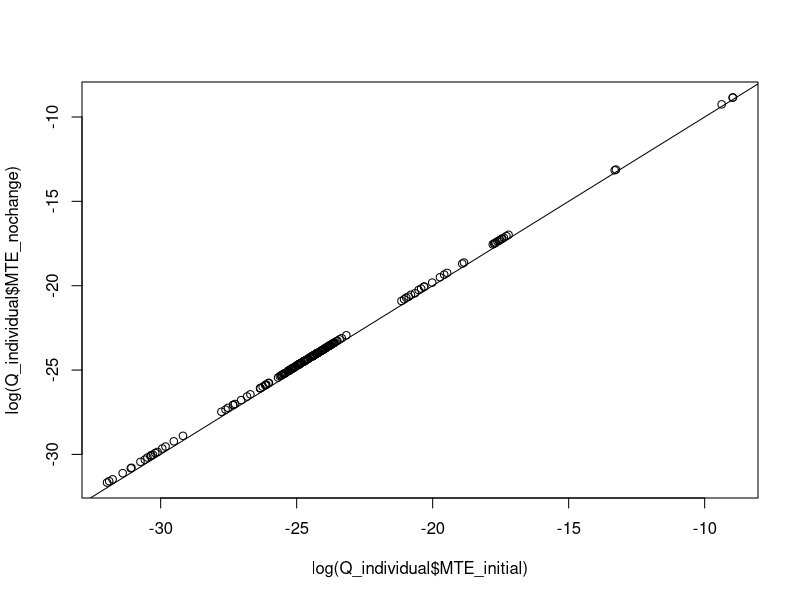
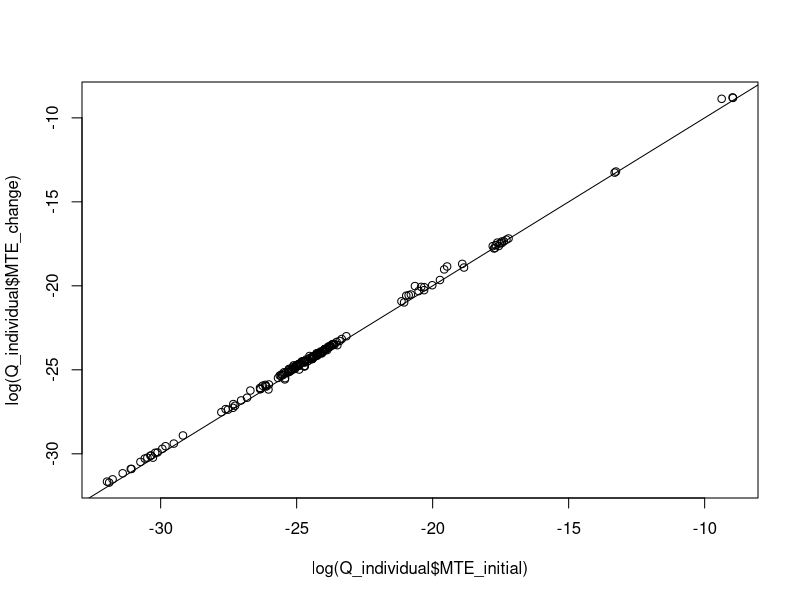
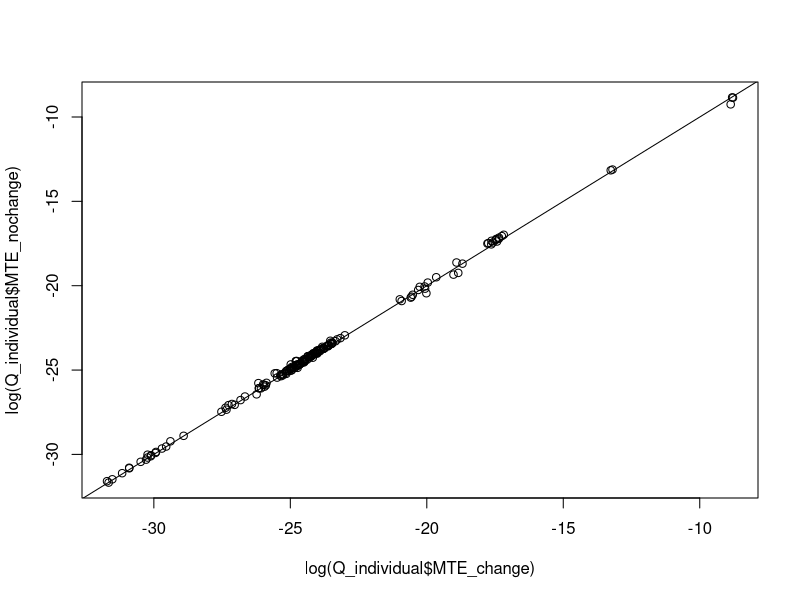
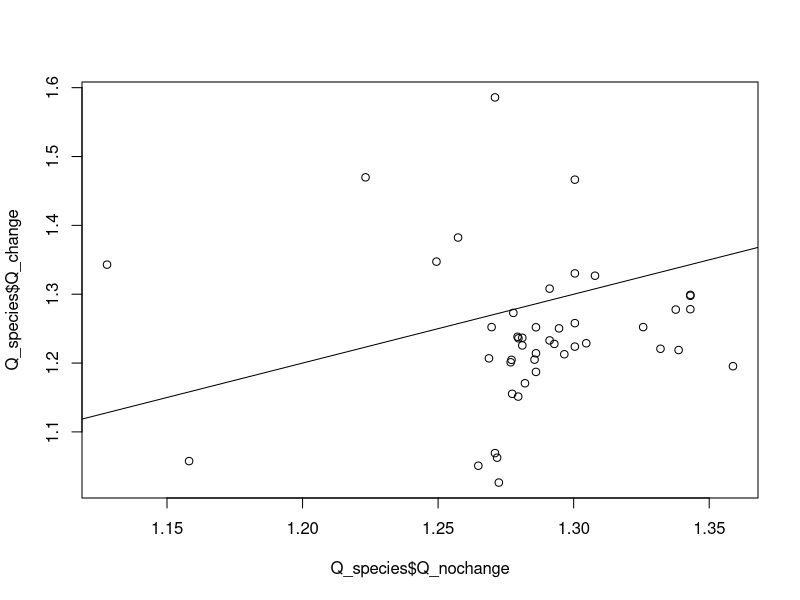
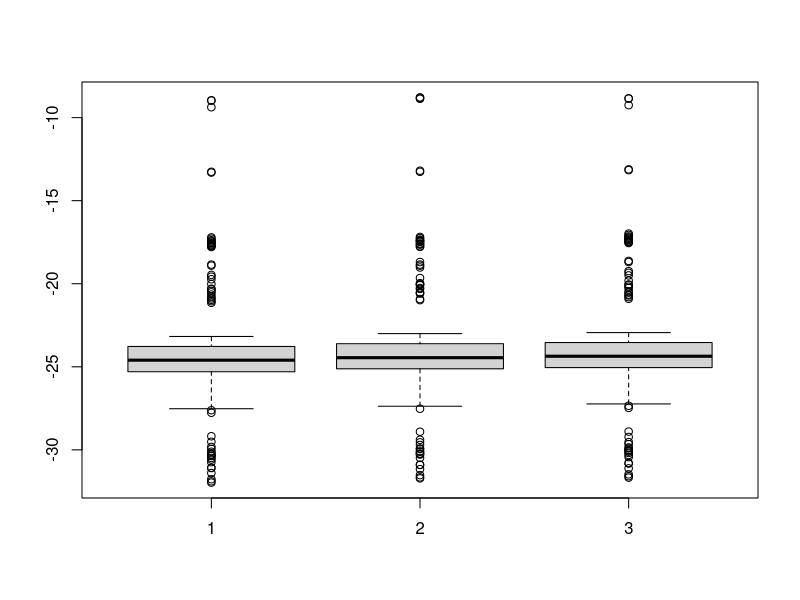
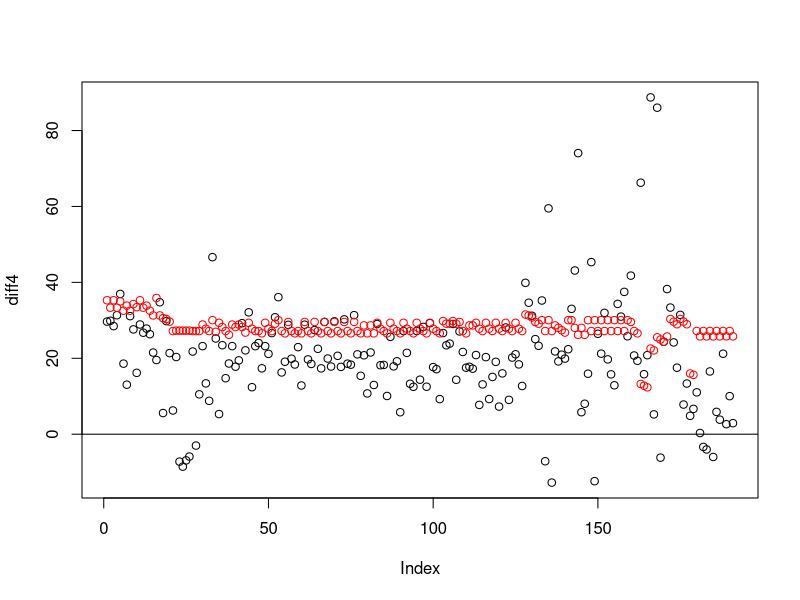
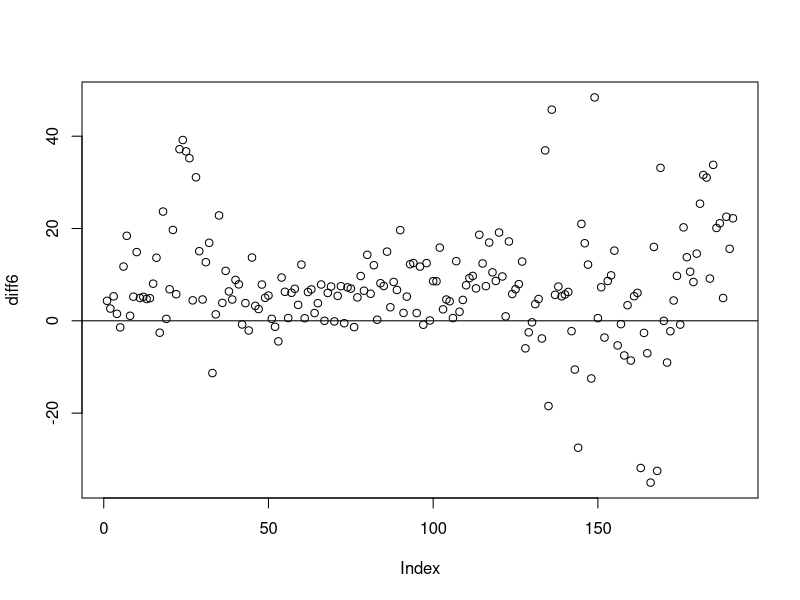
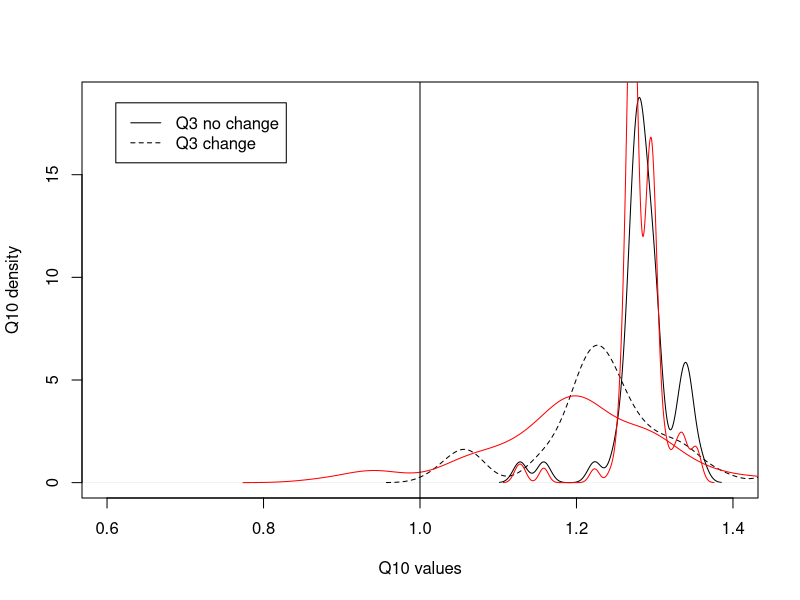

R code for these plots, in order: (Note: this script raises an error after producing the figures.)

#--------------CALCULATING EXPONENTS AND ACTIVATION ENERGY FOR METABOLIC EQUATIONS-------------------------------

### For the metabolic rate equation Metabolic Rate = constant * (Mass ^exponent) * e ^ Activation Energy/kt
### This section uses metabolic rate, temperature, and size data to calculated fitted exponent and activation
### energy for the taxonomic classes for which we could find data. 

# Classes: Branchiopoda, Malacostraca, Maxillopoda
# Data source: Makrieva
MR_data = read.csv("Class_metabolicrates_Makrievadata.csv", stringsAsFactors = FALSE)
Class_list=unique(MR_data$Class)
InvK=1/(273.15+MR_data$TC) #getting all the units correct
Mkg=MR_data$Mg/1000
W=MR_data$qWkg*Mkg
MR_data = cbind(MR_data, InvK, W)

#obtaining class-specific exponents for metabolic rate scaling for Branchiopoda Malacostraca and Maxillopoda
class_slopes=c()
for (current_class in Class_list){
  Class_data=subset(MR_data, MR_data$Class == current_class)
  basic=lm(log(Class_data$W) ~ log(Class_data$Mg) + Class_data$InvK)
  Mslope=basic$coefficients[2]
  Tslope=basic$coefficients[3]
  Ea=Tslope*0.00008617
  class_slopes=rbind(class_slopes, c(current_class, Mslope, Tslope, Ea))
}

# Classes: Amphibia
# Data source: White
MR_Amphi = read.csv("Whiteetal_Amphibiandata.csv", stringsAsFactors = FALSE)
A_InvK=1/(273.15+MR_Amphi$TC)
A_Mkg=MR_Amphi$Mg/1000
MR_Amphi = cbind(MR_Amphi, A_InvK, A_Mkg)
A_basic=lm(log(MR_Amphi$Watts) ~ log(MR_Amphi$A_Mkg) + MR_Amphi$A_InvK)
Mslope=A_basic$coefficients[2]
Tslope=A_basic$coefficients[3]
Ea=Tslope*0.00008617
class_slopes=rbind(class_slopes, c("Amphibia", Mslope, Tslope, Ea))
class_slopes=as.data.frame(class_slopes, stringsAsFactors = FALSE)

# Classes: Actinoperygii
# Data source: Gillooly
#obtaining super-class-specific exponents for metabolic rate scaling in fish
MR_fish = read.csv("gillooly_fish.csv", stringsAsFactors = FALSE)
f_Mkg=MR_fish$Mg/1000
MR_fish = cbind(MR_fish, f_Mkg)
F_basic=lm(log(MR_fish$W) ~ log(MR_fish$f_Mkg) + MR_fish$invK)
Mslope=F_basic$coefficients[2]
Tslope=F_basic$coefficients[3]
Ea=Tslope*0.00008617
class_slopes=rbind(class_slopes, c("Actinoperygii", Mslope, Tslope, Ea))
class_slopes=as.data.frame(class_slopes, stringsAsFactors = FALSE)

#removing unneccesary column and renaming columns
class_values=class_slopes[c(-3)]
names(class_values)[names(class_values) == "V1"] = "Class"
names(class_values)[names(class_values) == "log(Class_data$Mg)"] = "exponent"
names(class_values)[names(class_values) == "Class_data$InvK"] = "Ea"

# Classes: Insecta, Gastropoda, Eurotatoria, Entognatha
# Data source (Insecta only): Chown
# Remaining classes' values from theory
I_class="Insecta"
other_class=c("Gastropoda","Eurotatoria", "Entognatha")
I_slope=0.75
I_Ea=-0.62
Other_Ea=-0.63
other_values=cbind(I_class,I_slope,I_Ea)
for (current_class in other_class){
  current_values=cbind(current_class,I_slope,Other_Ea)
  other_values=rbind(other_values, current_values)
}

other_values=as.data.frame(other_values)
names(other_values)[names(other_values) == "I_class"] = "Class"
names(other_values)[names(other_values) == "I_slope"] = "exponent"
names(other_values)[names(other_values) == "I_Ea"] = "Ea"
class_values=rbind(class_values, other_values)
class_values1= transform(class_values, exponent = as.numeric(exponent), Ea = as.numeric(Ea))

#---------------------CREATE THREE DEGREE DATASET----------------------------
### Within a scientific paper, the body size-temperature study may have replicated
### experiments or have slightly different experiments that were conducted. Each experiment
### is called a replicate and was given a unique identifier in "MTEEcto_data.csv". 

# Read in compiled experimental dataset, has one temperature and replicate per row
original_data = read.csv("MTEEcto_data.csv", stringsAsFactors = FALSE, fileEncoding = "latin1")

# Turn unique row names into column in original dataset
original_data = data.frame(as.numeric(rownames(original_data)), original_data)
colnames(original_data)[1] = "row_names"

# Create list of experiment names and respective species
replicate_list_original=unique(original_data$studyID)

# Create dataset containing all temperature pairs within each replicate
all_pairs = c()
for(current_replicate in replicate_list_original){
  single_replicate = subset(original_data, original_data$studyID == current_replicate)
  single_replicate_rownames_combos = combn(single_replicate$row_names, 2)
  single_replicate_rownames_combos = t(single_replicate_rownames_combos)
  single_replicate_temps_combos = combn(single_replicate$temp, 2)
  single_replicate_temps_combos = t(single_replicate_temps_combos)
  single_replicate_masses_combos = combn(single_replicate$mass, 2)
  single_replicate_masses_combos = t(single_replicate_masses_combos)
  single_replicate_combos = cbind(single_replicate_rownames_combos, single_replicate_temps_combos, single_replicate_masses_combos)
  single_replicate_combos = data.frame(single_replicate_combos)
  single_replicate_combos = cbind(current_replicate, single_replicate_combos)
  all_pairs = rbind(all_pairs, single_replicate_combos)
}
names(all_pairs) = c("studyID", "lower_temp_row", "higher_temp_row", "lower_temp", "higher_temp", "lower_temp_mass", "higher_temp_mass")

# Subset dataset to contain only temperature pairs that differ by 3*
all_pairs$temp_diff = all_pairs$higher_temp - all_pairs$lower_temp
three_degree_pairs = subset(all_pairs, all_pairs$temp_diff == 3)

# Add species to three degree difference pairs
lookup = original_data[match(three_degree_pairs$studyID, original_data$studyID),]
three_degree_pairs$species = lookup$Species

# List of species and number of pairs per species
species_duplicates = sort(table(three_degree_pairs$species), decreasing=TRUE)

# Use row names for 3* difference pairs to create dataset where each row has 
# one temperature and replicate
three_degree_rows = c(three_degree_pairs$lower_temp_row, three_degree_pairs$higher_temp_row)
three_degree_rows = sort(unique(three_degree_rows))

three_degree_data = c()
for (current_row in three_degree_rows){
  row_data = subset(original_data, original_data$row_names == current_row)
  three_degree_data = rbind(three_degree_data, row_data)
}

# Create list of experiment names and respective species
replicate_list = unique(three_degree_data$studyID)

#List of replicates with respective species and classes
replicate_info = c()
for (current_replicate in replicate_list){
  replicate_data = subset(three_degree_data, three_degree_data$studyID == current_replicate)
  replicate_species = unique(replicate_data$Species)
  replicate_class = unique(replicate_data$Class)
  replicate_info = rbind(replicate_info, c(current_replicate, replicate_species, replicate_class))
}

##-------------------------CALCULATING METABOLIC RATES------------------------

### This section pulls out the size-temperature data and metabolic rate parameters for a specific taxonomic class
### It extracts the data from a unique replicate. FOr that replicate it uses the size-temperature data to calculates 
### metabolic rates for the following cases: 1) no size change as temperature increases, 2) size and temperature increase
### as observed in the data. 

MTE_allreps = c()
#unused empty vector?
MTE_allcompare =c()
Classes_all = unique(three_degree_data$Class)

for (index_class in Classes_all){
  class_TSD = subset(three_degree_data, three_degree_data$Class == index_class)
  class_MTE = subset(class_values1, class_values1$Class == index_class)
  class_replicate = unique(class_TSD$studyID)
    
    for (index_replicate in class_replicate){
      MTE_repdata = c()
      current_data = subset (class_TSD, class_TSD$studyID == index_replicate)
      temps = unique(current_data$temp)
 
        for (current_temp in temps){
          min_mass=current_data$mass[current_data$temp==current_temp]
          repeater=length(temps)
          MTE_initial=(min_mass^(class_MTE$exponent))*(exp(((class_MTE$Ea)/(.00008617*(current_temp+273.15)))))
          MTE_nochange=min_mass^(class_MTE$exponent)*exp(class_MTE$Ea/(.00008617*(temps+273.15)))
          MTE_change=(current_data$mass^(class_MTE$exponent))*(exp(((class_MTE$Ea)/(.00008617*(temps+273.15)))))
          rep_vector=c(rep(index_replicate,repeater))
          Tmin_vector=c(rep(current_temp, repeater))
          MTE_repdata=cbind(temps,Tmin_vector, MTE_initial, MTE_nochange, MTE_change)
          MTE_repdata=as.data.frame(MTE_repdata)
          MTE_rep=data.frame(cbind(MTE_repdata, rep_vector), stringsAsFactors=FALSE)
          MTE_allreps=rbind(MTE_allreps, MTE_rep)     
          }
     }
}

# Limit to 3* difference pairs
MTE_allreps$temp_diff = MTE_allreps$temps-MTE_allreps$Tmin_vector
metabolic_rates = subset(MTE_allreps, MTE_allreps$temp_diff == 3) 

##------------------------Analysis 1: Q10 CALCULATIONS--------------------------

### Use temperatures and metabolic rates to determine Q10 values for body size change
### and no body size change for each temperature/replicate combination, then replicate
### average and species average

# Individual Q10s
Q_nochange=(metabolic_rates$MTE_nochange/metabolic_rates$MTE_initial)^(3/metabolic_rates$temp_diff)
Q_change=(metabolic_rates$MTE_change/metabolic_rates$MTE_initial)^(3/metabolic_rates$temp_diff) 
Q_diff=100*((Q_change/Q_nochange)-1)

Q_individual=c()
Q_individual=cbind(metabolic_rates, Q_nochange, Q_change, Q_diff)

# Replicate average Q10
Q_replicate=c()
for (unique_rep in replicate_list){
  rep_subset = subset(Q_individual, Q_individual$rep_vector == unique_rep) 
  sp_name = subset(replicate_info, replicate_info[,1] == unique_rep,)
  avg_Q_nochange = mean(rep_subset$Q_nochange)
  avg_Q_change = mean(rep_subset$Q_change)
  Q_replicate = rbind(Q_replicate, c(avg_Q_nochange,avg_Q_change, sp_name))
}

Q_replicate = as.data.frame(Q_replicate, stringsAsFactors = FALSE)
colnames(Q_replicate) = c("Q_nochange", "Q_change", "studyID", "species", "class")
Q_replicate = transform(Q_replicate, Q_nochange = as.numeric(Q_nochange), Q_change = as.numeric(Q_change))

# Species average Q10
Q_species=c()
species=unique(Q_replicate$species)
for (current_sp in species){
  sp_subset = subset(Q_replicate, Q_replicate$species == current_sp) 
  sp_class = unique(sp_subset$class)
  sp_Q_nochange = mean(sp_subset$Q_nochange)
  sp_Q_change = mean(sp_subset$Q_change)
  Q_species = rbind(Q_species, c(sp_Q_nochange, sp_Q_change, current_sp, sp_class))
}

Q_species = as.data.frame(Q_species, stringsAsFactors = FALSE)
colnames(Q_species) = c("Q_nochange", "Q_change", "species", "class")
Q_species = transform(Q_species, Q_nochange = as.numeric(Q_nochange), Q_change = as.numeric(Q_change))

Q_species$Q_diff = ((Q_species$Q_change / Q_species$Q_nochange) - 1) * 100
Q_species = transform(Q_species, Q_diff = as.numeric(Q_diff))
Q_species = Q_species[order(Q_species$Q_change, Q_species$Q_nochange),]

### Summary stats and figures for metabolic rates

# For all three degree difference pairs (i.e., individual), comparing initial, 
# no change, and change metabolic rates using 1:1 line

plot(log(Q_individual$MTE_initial), log(Q_individual$MTE_nochange))
lines(x = c(-40, 0), y = c(-40, 0))

plot(log(Q_individual$MTE_initial), log(Q_individual$MTE_change))
lines(x = c(-40, 0), y = c(-40, 0))

plot(log(Q_individual$MTE_change), log(Q_individual$MTE_nochange))
lines(x = c(-40, 0), y = c(-40, 0))

# Same thing but for Q10 values for species
plot(Q_species$Q_nochange, Q_species$Q_change)
lines(x = c(1, 2), y = c(1, 2))

# Boxplot to show difference among initial, no change, and change metabolic rates
# for all three degree difference pairs (i.e., individual)
boxplot(x = cbind(log(Q_individual$MTE_initial), log(Q_individual$MTE_change), log(Q_individual$MTE_nochange)))

# Graphing 1:1 for percent difference for individual metabolic rates

# diff1 = ((Q_individual$MTE_initial / Q_individual$MTE_change) - 1) * 100
# hist(diff1)
# 
# diff2 = ((Q_individual$MTE_initial / Q_individual$MTE_nochange) - 1) * 100
# hist(diff2)
# 
# diff3 = ((Q_individual$MTE_change / Q_individual$MTE_nochange) - 1) * 100
# hist(diff3)
# 
# plot(diff2, diff1)
# lines(x = c(-50, 50), y = c(-50, 50))
# 
# plot(diff1)
# points(diff2, col = "red")
# points(diff3, col = "green")
# abline(h = 0)

diff4 = ((Q_individual$MTE_change / Q_individual$MTE_initial) - 1) * 100
#hist(diff4)

diff5 = ((Q_individual$MTE_nochange / Q_individual$MTE_initial) - 1) * 100
#hist(diff5)

plot(diff4)
points(diff5, col = "red")
abline(h = 0)

diff6 = ((Q_individual$MTE_nochange / Q_individual$MTE_change) - 1) * 100
#hist(diff6)

plot(diff6)
abline(h = 0)

# T test to compare metabolic rates for individual
ttest_in_no = t.test(Q_individual$MTE_initial, Q_individual$MTE_nochange, paired = TRUE)
ttest_in_cha = t.test(Q_individual$MTE_initial, Q_individual$MTE_change, paired = TRUE)
ttest_no_cha = t.test(Q_individual$MTE_nochange, Q_individual$MTE_change, paired = TRUE)

### Summary stats and figures for Q10 values

# Average Q10 values across species
mean_Q_nochange = mean(Q_species$Q_nochange)
mean_Q_change = mean(Q_species$Q_change)
mean_Q_diff = mean(Q_species$Q_diff)

# Q10 t-test across species
ttest_Q = t.test(Q_species$Q_nochange, Q_species$Q_change, paired = TRUE)

# Q10 change and no change distributions across classes
Q_comparison = plot(density(Q_species$Q_nochange), main = "", xlab = "Q10 values",
                    ylab = "Q10 density", xlim = c(0.6, 1.4))
lines(density(Q_species$Q_change), lty = 2)
lines(density(Q_individual$Q_nochange), col = "red")
lines(density(Q_individual$Q_change), col = "red")
abline(v = 1)
legend("topleft", inset=.05, c("Q3 no change", "Q3 change"), lty = c(1, 2))

# Q10 change and no change percent difference figures
Q_diff_individual = plot(density(Q_individual$Q_diff), main = "", xlab = "Q10 percent differences")
Q_diff_species = plot(density(Q_species$Q_diff), main = "", xlab = "Q10 percent differences")

# Subset by class
Actinoperygii = subset(Q_species, Q_species$class == "Actinoperygii")
Amphibia = subset(Q_species, Q_species$class == "Amphibia")
Branchiopoda = subset(Q_species, Q_species$class == "Branchiopoda")
Insecta = subset(Q_species, Q_species$class == "Insecta")
Malacostraca = subset(Q_species, Q_species$class == "Malacostraca")
Maxillopoda = subset(Q_species, Q_species$class == "Maxillopoda")
Entognatha = subset(Q_species, Q_species$class == "Entognatha")

Qdiff_Amphibia=mean(Amphibia$Q_diff)
Qdiff_Branchiopoda=mean(Branchiopoda$Q_diff)
Qdiff_Malacostraca=mean(Malacostraca$Q_diff)
Qdiff_Maxillopoda=mean(Maxillopoda$Q_diff)
Qdiff_Insecta=mean(Insecta$Q_diff)
Qdiff_Actinoperygii=mean(Actinoperygii$Q_diff)
Qdiff_Entognatha=mean(Entognatha$Q_diff)

# Class Q10 percent difference distributions
Q_diff_range=c(-40, 100)
y_range=c(0,.15)
plot(density(Insecta$Q_diff), xlim=Q_diff_range, ylim=y_range, lwd=2, main="", col="goldenrod1",  
    xlab="Percent difference in Q3 values")
points(Branchiopoda$Q_diff, .1, lwd=2, col="coral4", pch=19)
lines(density(Malacostraca$Q_diff),lwd=2, col="blue" )
lines(density(Maxillopoda$Q_diff), lwd=2, col="grey19")
points(Amphibia$Q_diff, .1, lwd=2, col="magenta", pch=19)
points(Actinoperygii$Q_diff, .1, lwd=2, col="green", pch=19)
points(Entognatha$Q_diff, .1, lwd=2, col="tomato2", pch=19)

legend("topright", inset=.05, title="Line (l) or Point (p) colors", c("Insecta (l)", "Branchiopoda (p)",  "Malacostraca (l)", "Maxillopoda (l)", "Amphibia (p)", "Actinoperygii (p)", "Entognatha (p)"),
  fill=c("goldenrod1", "coral4", "blue", "grey19", "magenta", "green", "tomato2" ),)
       
##-----------------CALCULATE COMPENSATION BODY MASS----------------------------------

### Using metabolic rates for initial mass and temperature, which have already ("MTE_initial") 
### been calculated, to determine what mass each species would need to be to compensate for a
### 3*C increase in temperature. 


#create dataframe containing initial temp & mass rows for each replicate with calculated
# metabolic rate from warming data frame
compensation_mass_calcs = unique(warming[,c("rep_vector", "Tmin_vector", "MTE_initial")])
colnames(compensation_mass_calcs) = c("rep_vector", "initial_temp", "initial_MetRate")

#add original data to new dataframe
compensation_mass_data = merge(compensation_mass_calcs, TSD_data, by.x=c("rep_vector", "initial_temp"), 
                               by.y=c("studyID", "temp"))
names(compensation_mass_data)[names(compensation_mass_data) == "mass"] = "initial_mass"
compensation_mass_data = compensation_mass_data[order(compensation_mass_data$Species),]

#add increased temperature to dataframe
compensation_mass_data$comp_temp = compensation_mass_data$initial_temp + 3

#add class-specific exponent and activation energy (from class_values1) to dataframe
getting_class_values = class_values1[match(compensation_mass_data$Class, class_values1$Class),]
compensation_mass_data = cbind(compensation_mass_data, getting_class_values$exponent, getting_class_values$Ea)
names(compensation_mass_data)[names(compensation_mass_data) == "getting_class_values$exponent"] = "class_exponent"
names(compensation_mass_data)[names(compensation_mass_data) == "getting_class_values$Ea"] = "class_Ea"

#calculate compensation mass using rearranged MTE equation
compensation_mass_data$comp_mass = (compensation_mass_data$initial_MetRate / 
                                  (exp(compensation_mass_data$class_Ea / (.00008617 * 
                                  (compensation_mass_data$comp_temp + 273.15))))) ^ (1 / 
                                  compensation_mass_data$class_exponent)

#determine difference between initial mass and compensation mass (should be positive)
compensation_mass_data$mass_diff = compensation_mass_data$initial_mass - compensation_mass_data$comp_mass

#determine what percent of initial mass the compensation mass is
#see CompMassTest.xls for test of first replicate
#why are these all basically the same number? in 60%ish range; maybe driven by class exponent & Ea?
compensation_mass_data$mass_reduction = (compensation_mass_data$comp_mass / 
                                           compensation_mass_data$initial_mass) * 100
hist(compensation_mass_data$mass_reduction, breaks=2, xlim=c(0,100))

#attempt to compare mass reduction percents for each class
insect_class = compensation_mass_data[compensation_mass_data$Class == "Insecta",]

#histograms for each class' mass reduction
pdf("ClassMassReduction.pdf")
par(mfrow=c(3,3))

for (current_class in class_values1$Class){
  class_subset = subset(compensation_mass_data, compensation_mass_data$Class == current_class)
  hist(class_subset$mass_reduction, xlim=c(50,90), main=NULL)
  mtext(paste("Class:", class_subset$Class))
}

dev.off()

# #figures to compare initial and compensation masses
# #plot(rownames(compensation_mass_data), compensation_mass_data$initial_mass)
# initial_mass_hist = hist(compensation_mass_data$initial_mass)
# comp_mass_hist = hist(compensation_mass_data$comp_mass)
# plot(initial_mass_hist, breaks=seq(0,1000,by=20), col=rgb(0,0,1,1/4))
# plot(comp_mass_hist, breaks=seq(0,1000,by=20), col=rgb(1,0,0,1/4), add=T)

#averaging of compensation masses and comparison metrics

##-------------EMPIRICAL MASS CHANGES FOR EXTREME TEMP CHANGES------------------

# Calculate mass reduction for most extreme temperature changes in each of the 
# replicates to determine what magnitude of mass change is biologically feasible


# Get lowest and highest temperatures (and then corresponding masses) for each replicate
empirical_mass_change_extreme = c()
for(current_replicate in replicate){
  single_replicate = subset(TSD_data, TSD_data$studyID == current_replicate)
  highest_temperature = subset(single_replicate, single_replicate$temp == max(single_replicate$temp))
  lowest_temperature = subset(single_replicate, single_replicate$temp == min(single_replicate$temp))
  empirical_mass_change_extreme = rbind(empirical_mass_change_extreme, c(current_replicate, highest_temperature$temp, highest_temperature$mass, lowest_temperature$temp, lowest_temperature$mass))
}

# Necessary changes to make dataframe useful
empirical_mass_change_extreme = data.frame(empirical_mass_change_extreme)
names(empirical_mass_change_extreme) = c("studyID", "highest_temp", "highest_temp_mass", "lowest_temp", "lowest_temp_mass")
empirical_mass_change_extreme[,c("highest_temp", "highest_temp_mass", "lowest_temp", "lowest_temp_mass")] = as.numeric(as.character(unlist(empirical_mass_change_extreme[,c("highest_temp", "highest_temp_mass", "lowest_temp", "lowest_temp_mass")])))

# Get temperature difference between high and low temps for each replicate
empirical_mass_change_extreme$temp_difference = empirical_mass_change_extreme$highest_temp - empirical_mass_change_extreme$lowest_temp

# Get mass reduction value for each replicate, with any increase in body size resulting in null
empirical_mass_change_extreme$mass_reduction = (empirical_mass_change_extreme$highest_temp_mass / empirical_mass_change_extreme$lowest_temp_mass) * 100
empirical_mass_change_extreme$mass_reduction[empirical_mass_change_extreme$mass_reduction >= 100] = NA
hist(empirical_mass_change_extreme$mass_reduction)

# Create histogram for each of 3 temp difference categories:
#   Realistic range: 0-4 degrees
#   Low range: 0-10 degrees
#   Medium range: 10-20 degrees
#   High range: 20-30 degrees
realistic_temp_diff = subset(empirical_mass_change_extreme, empirical_mass_change_extreme$temp_difference <= 4)
low_temp_diff = subset(empirical_mass_change_extreme, empirical_mass_change_extreme$temp_difference < 10)
med_temp_diff = subset(empirical_mass_change_extreme, (10 <= empirical_mass_change_extreme$temp_difference) & (empirical_mass_change_extreme$temp_difference < 20))
high_temp_diff = subset(empirical_mass_change_extreme, empirical_mass_change_extreme$temp_difference >= 20)

hist(realistic_temp_diff$mass_reduction, xlim = c(0,100))
hist(low_temp_diff$mass_reduction, xlim = c(0,100))
hist(med_temp_diff$mass_reduction, xlim = c(0,100))
hist(high_temp_diff$mass_reduction, xlim = c(0,100))


##-------------EMPIRICAL MASS CHANGES FOR REALISTIC TEMP CHANGES--------------

# Calculate mass reduction for realistic temperature change (i.e., 3*), replacing values over 100 w/ NA
empirical_mass_change_realistic$mass_reduction = (empirical_mass_change_realistic$higher_temp_mass / empirical_mass_change_realistic$lower_temp_mass) * 100
empirical_mass_change_realistic$mass_reduction[empirical_mass_change_realistic$mass_reduction >= 100] = NA
realistic_histogram = hist(empirical_mass_change_realistic$mass_reduction, breaks=3, xlim = c(0,100))
realistic_histogram$breaks
realistic_histogram$counts
(realistic_histogram$counts / sum(realistic_histogram$counts)) * 100

# Compare empirical realistic temperature change mass reduction to theoretical
theoretical_histogram = hist(compensation_mass_data$mass_reduction, breaks=2, xlim=c(0,100))
theoretical_histogram$breaks
theoretical_histogram$counts
(theoretical_histogram$counts / sum(theoretical_histogram$counts)) * 100

# Plot together
realistic_histogram = hist(empirical_mass_change_realistic$mass_reduction, breaks=3, xlim = c(0,100), ylim = c(0,200), col = "red")
theoretical_histogram = hist(compensation_mass_data$mass_reduction, breaks=2, xlim=c(0,100), add = T, col = "blue")

# Comparing empirical mass change to theoretical mass changed needed to maintain metabolic rate (i.e., compensation mass)

# Took this function from another project
get_lookup_matches = function(lookup, data_col1, data_col2, lookup_col1, lookup_col2){
  # Get info from lookup for two-column matches between lookup and data
  #
  # Args: 
  #   lookup: Dataframe that contains desired information
  #   data_col1: First column from dataset to match
  #   data_col2: Second column from dataset to match
  #   lookup_col1: First column from lookup to match to data_col1
  #   lookup_col2: Second column from lookup to match to data_col2
  #
  # Returns: 
  #   Lookup information that matches dataset columns
  dataset_info = interaction(data_col1, data_col2)
  lookup_info = interaction(lookup_col1, lookup_col2)
  lookup_matches = lookup[match(dataset_info, lookup_info),]
}

getting_comp = get_lookup_matches(compensation_mass_data, empirical_mass_change_realistic$studyID, empirical_mass_change_realistic$lower_temp, compensation_mass_data$rep_vector, compensation_mass_data$initial_temp)
empirical_mass_change_realistic$mass_reduction_theory = getting_comp$mass_reduction
empirical_mass_change_realistic$mass_red_diff = empirical_mass_change_realistic$mass_reduction - empirical_mass_change_realistic$mass_reduction_theory
mass_reduction_comparison = hist(empirical_mass_change_realistic$mass_red_diff)
plot(empirical_mass_change_realistic$higher_temp, empirical_mass_change_realistic$mass_red_diff)
abline(lm(empirical_mass_change_realistic$mass_red_diff ~ empirical_mass_change_realistic$higher_temp))
abline(h=0, col="red")

##-----------------------ABSOLUTE TEMPERATURE EFFECTS--------------------

# Plot absolute temp and Q10 value for each individual in entire dataset and 3* subset

# Did for entire dataset, but doesn't really work because many temp differences
# plot(Q_file$temps, Q_file$Q_nochange)
# abline(lm(Q_file$Q_nochange ~ Q_file$temps))
# plot(Q_file$temps, Q_file$Q_change)
# abline(lm(Q_file$Q_change ~ Q_file$temps))
# 
# min(Q_file$Q_change)
# max(Q_file$Q_change)

plot(Q_file_subset$temps_subset, Q_file_subset$Q_nochange_subset, ylim=c(1.0, 1.4))
abline(lm(Q_file_subset$Q_nochange_subset ~ Q_file_subset$temps_subset))
abline(h=1, col="red")
plot(Q_file_subset$temps_subset, Q_file_subset$Q_change_subset)
abline(lm(Q_file_subset$Q_change_subset ~ Q_file_subset$temps_subset))
abline(h=1, col="red")

min(Q_file_subset$Q_change_subset)
max(Q_file_subset$Q_change_subset)
